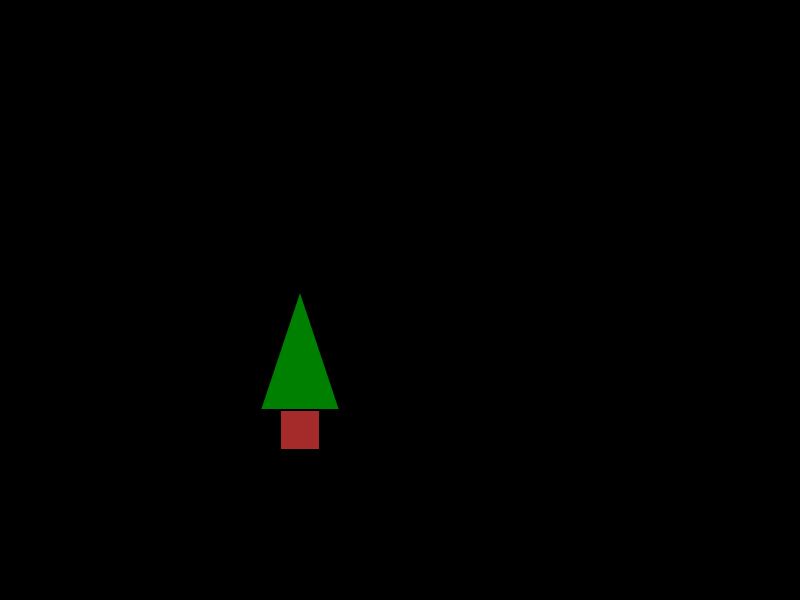
Frame 1 (no input)
Frame 60 (no input): identical to frame 1, image omitted
Frame 120 (the mouse pressed at the canvas centre since frame 60): identical to frame 1, image omitted

The p5.js sketch that drew this single still picture (run headless with seeded random() and noise() and a simulated clock; from frame 60 on, the mouse is pressed at the canvas centre):

// p5.js sketch
// ── sketch.js
let sun;
let ground;
let tree;

function setup() {
    createCanvas(800, 600);
    background('black');

    ground = new SnowyGround(400);
    sun = new Sun(30, 30);
    tree = new Tree(300, 450);

    tree.show();
    //ground.show();
    //sun.show();


}

function draw() {

}


// ── snowyGround.js
class SnowyGround{
    constructor(y){
        this.y = y;
    }

    show(){
        rect(0, this.y, width, height - this.y);
    }
}
// ── sun.js
class Sun {
    constructor(x, y){
        this.x = x;
        this.y = y;
    }

    show(){
        fill("yellow");
        strokeWeight(4);
        stroke("orange");
        ellipse(this.x, this.y, 50, 50);
    }
}
// ── tree.js
class Tree {
    constructor(x, y){
        this.x = x;
        this.y = y;
    }

    show(){
        translate(this.x, this.y);
        scale(2, 2);
        rectMode(CENTER);

        fill('brown');
        rect(0, -10, 20, 20);
        fill('green');
        triangle(-20, -20, 20, -20, 0, -80);
    }
}
